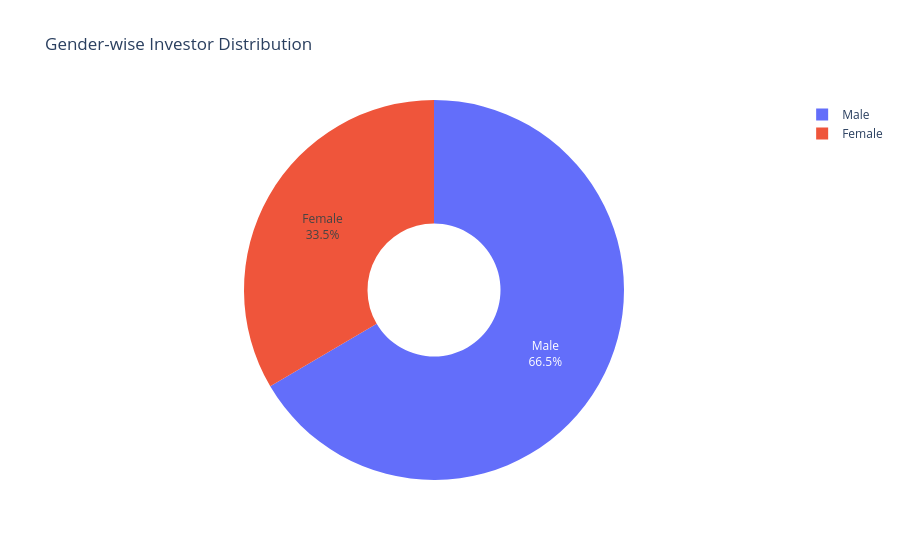

The code cell stored with this chart in its notebook:
### Code cell
gender_counts = transactions["gender"].value_counts()

fig = px.pie(
    values=gender_counts.values,
    names=gender_counts.index,
    title="Gender-wise Investor Distribution",
    template="plotly_white",
    hole=0.35
)

fig.update_traces(textposition="inside", textinfo="percent+label")

fig.show()

### Figure 1 — Plotly figure (JSON) as saved in the notebook; plotly's stock layout.template omitted (floating-point values rounded to 4 significant figures)
{"data": [{"domain": {"x": [0, 1], "y": [0, 1]}, "hole": 0.35, "hovertemplate": "label=%{label}<br>value=%{value}<extra></extra>", "labels": ["Male", "Female"], "legendgroup": "", "name": "", "showlegend": true, "textinfo": "percent+label", "textposition": "inside", "type": "pie", "values": [21809, 10969]}], "layout": {"legend": {"tracegroupgap": 0}, "title": {"text": "Gender-wise Investor Distribution"}}}
